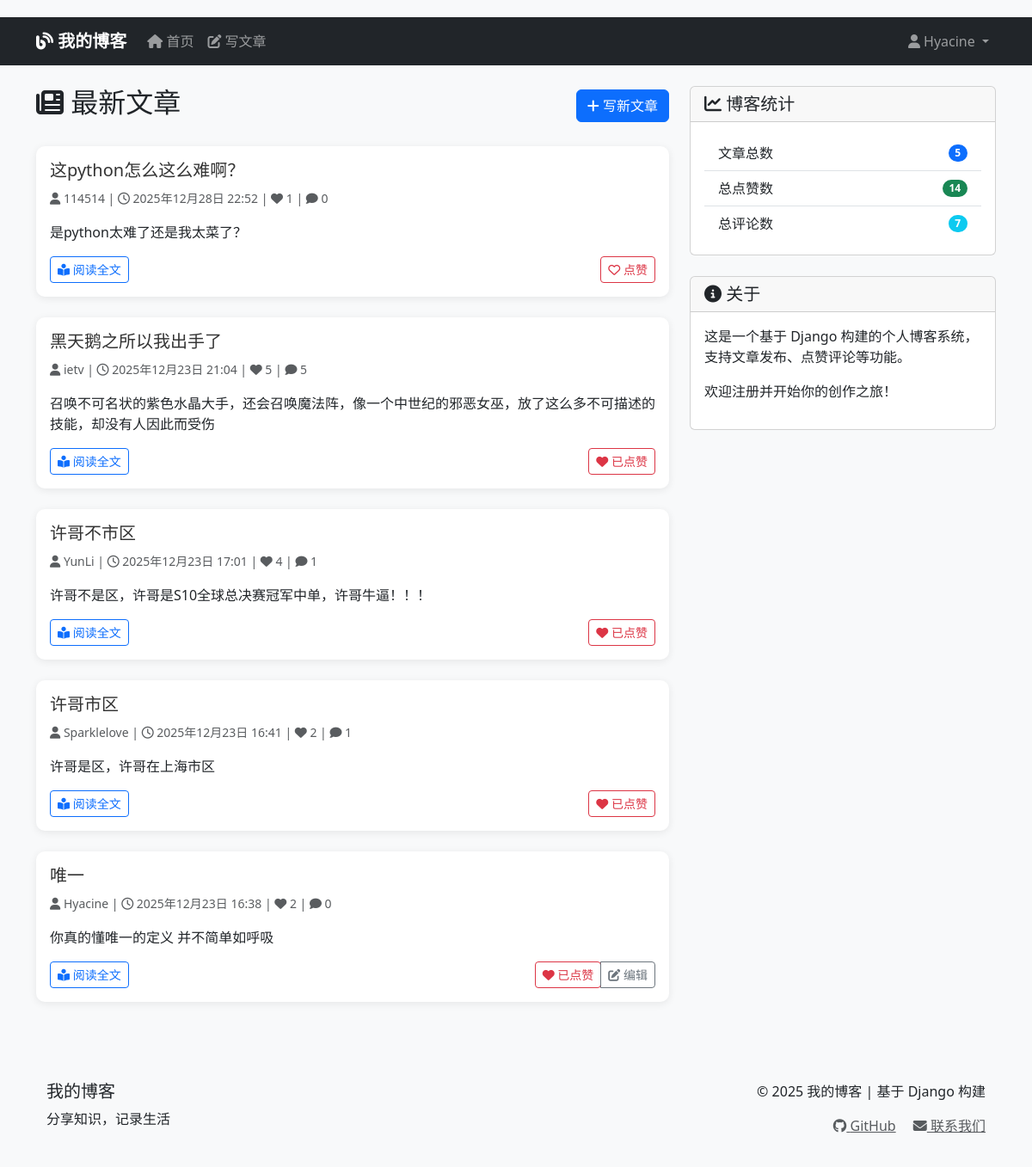
The app's page / (signed in) with its own data.
### blogs/models.py (models this page shows, shortened)
class BlogPost(models.Model):
    title = models.CharField(max_length=200)
    content = models.TextField()
    owner = models.ForeignKey(User, on_delete=models.CASCADE)
    date_added = models.DateTimeField(auto_now_add=True)
    likes_count = models.PositiveIntegerField(default=0)
    def user_has_liked(self, user):
        if not user.is_authenticated:
            return False
        if not hasattr(user, 'id') or user.id is None:
            return False
        return self.likes.filter(user=user).exists()

### blogs/views.py (the view)
# urls.py: path('', views.index, name='index'),
def index(request):
    from django.db.models import Count
    posts = BlogPost.objects.annotate(
        comment_count=Count('comments')
    ).order_by('-date_added')
    for post in posts:
        if request.user.is_authenticated:
            try:
                post.user_has_liked = post.user_has_liked(request.user)
            except Exception:
                post.user_has_liked = False
        else:
            post.user_has_liked = False
    total_posts = posts.count()
    from django.db.models import Sum
    total_likes = posts.aggregate(total=Sum('likes_count'))['total'] or 0
    total_comments = posts.aggregate(total=Sum('comment_count'))['total'] or 0
    context = {
        'posts': posts,
        'total_posts': total_posts,
        'total_likes': total_likes,
        'total_comments': total_comments,
    }
    return render(request, 'blogs/index.html', context)

### blogs/templates/blogs/index.html (shortened to what this page needs)
{% extends 'blogs/base.html' %}
{% block content %}
<div class="row">
    <div class="col-md-8">
        <div class="d-flex justify-content-between align-items-center mb-4">
            <h2><i class="fas fa-newspaper"></i> 最新文章</h2>
            {% if user.is_authenticated %}
            <a href="{% url 'blogs:new_post' %}" class="btn btn-primary">
                <i class="fas fa-plus"></i> 写新文章
            </a>
            {% endif %}
        </div>
        {% for post in posts %}
        <div class="card post-card mb-4">
            <div class="card-body">
                <h5 class="card-title">
                    <a href="{% url 'blogs:post_detail' post.id %}" class="text-decoration-none">
                        {{ post.title }}
                    </a>
                </h5>
                <div class="card-text mb-3">
                    <p class="text-muted">
                        <small>
                            <i class="fas fa-user"></i> {{ post.owner.username }} |
                            <i class="far fa-clock"></i> {{ post.date_added|date:"Y年m月d日 H:i" }} |
                            <i class="fas fa-heart"></i> <span id="likes-count-{{ post.id }}">{{ post.likes_count|default:0 }}</span> |
                            <i class="fas fa-comment"></i> {{ post.comment_count|default:0 }}
                        </small>
                    </p>
                    <p class="card-text">{{ post.content|striptags|truncatechars:200 }}</p>
                </div>
                <div class="d-flex justify-content-between align-items-center">
                    <a href="{% url 'blogs:post_detail' post.id %}" class="btn btn-outline-primary btn-sm">
                        <i class="fas fa-book-reader"></i> 阅读全文
                    </a>
                    <div class="btn-group" role="group">
                        {% if user.is_authenticated %}
                        <form method="post" action="{% url 'blogs:toggle_like' post.id %}"
                              class="like-form d-inline" data-post-id="{{ post.id }}">
                            <button type="submit" class="btn btn-outline-danger btn-sm">
                                {% if post.user_has_liked %}
                                    <i class="fas fa-heart"></i> 已点赞
                                {% else %}
                                    <i class="far fa-heart"></i> 点赞
                                {% endif %}
                            </button>
                        </form>
                        {% endif %}
                        {% if user.is_authenticated and user == post.owner %}
                        <a href="{% url 'blogs:edit_post' post.id %}" class="btn btn-outline-secondary btn-sm">
                            <i class="fas fa-edit"></i> 编辑
                        </a>
                        {% endif %}
                    </div>
                </div>
            </div>
        </div>
        {% endfor %}
    </div>
<div class="col-md-4">
    <div class="card mb-4">
        <div class="card-header">
            <h5 class="mb-0"><i class="fas fa-chart-line"></i> 博客统计</h5>
        </div>
        <div class="card-body">
            <ul class="list-group list-group-flush">
                <li class="list-group-item d-flex justify-content-between align-items-center">
                    文章总数
                    <span class="badge bg-primary rounded-pill">{{ total_posts }}</span>
                </li>
                <li class="list-group-item d-flex justify-content-between align-items-center">
                    总点赞数
                    <span class="badge bg-success rounded-pill">{{ total_likes }}</span>
                </li>
                <li class="list-group-item d-flex justify-content-between align-items-center">
                    总评论数
                    <span class="badge bg-info rounded-pill">{{ total_comments }}</span>
                </li>
            </ul>
        </div>
    </div>
    <div class="card">
        <div class="card-header">
            <h5 class="mb-0"><i class="fas fa-info-circle"></i> 关于</h5>
        </div>
        <div class="card-body">
            <p>这是一个基于 Django 构建的个人博客系统，支持文章发布、点赞评论等功能。</p>
            <p>欢迎注册并开始你的创作之旅！</p>
        </div>
    </div>
</div>
{% endblock %}

### blogs/templates/blogs/base.html (shortened to what this page needs)
<!DOCTYPE html>
<html lang="zh-cn">
<head>
    <link href="https://cdn.jsdelivr.net/npm/bootstrap@5.3.0/dist/css/bootstrap.min.css" rel="stylesheet">
    <link rel="stylesheet" href="https://cdnjs.cloudflare.com/ajax/libs/font-awesome/6.4.0/css/all.min.css">
</head>
<body>
    <nav class="navbar navbar-expand-lg navbar-dark bg-dark">
        <div class="container">
            <a class="navbar-brand" href="{% url 'blogs:index' %}">
                <i class="fas fa-blog"></i> 我的博客
            </a>
            <div class="collapse navbar-collapse" id="navbarNav">
                <ul class="navbar-nav me-auto">
                    <li class="nav-item">
                        <a class="nav-link" href="{% url 'blogs:index' %}">
                            <i class="fas fa-home"></i> 首页
                        </a>
                    </li>
                    <li class="nav-item">
                        <a class="nav-link" href="{% url 'blogs:new_post' %}">
                            <i class="fas fa-edit"></i> 写文章
                        </a>
                    </li>
                </ul>
                <ul class="navbar-nav">
                    {% if user.is_authenticated %}
                    <li class="nav-item dropdown">
                        <a class="nav-link dropdown-toggle" href="#" id="userDropdown" role="button"
                           data-bs-toggle="dropdown" aria-expanded="false">
                            <i class="fas fa-user"></i> {{ user.username }}
                        </a>
                    </li>
                    {% endif %}
                </ul>
            </div>
        </div>
    </nav>
    <div class="container mt-4">
        {% block content %}{% endblock %}
    </div>
    <footer class="mt-5">
        <div class="container">
            <div class="row">
                <div class="col-md-6">
                    <h5>我的博客</h5>
                    <p>分享知识，记录生活</p>
                </div>
                <div class="col-md-6 text-end">
                    <p>&copy; 2025 我的博客 | 基于 Django 构建</p>
                    <p>
                        <a href="#" class="text-muted me-3"><i class="fab fa-github"></i> GitHub</a>
                        <a href="#" class="text-muted"><i class="fas fa-envelope"></i> 联系我们</a>
                    </p>
                </div>
            </div>
        </div>
    </footer>
</body>
</html>

### blogs/templates/blogs/base.html (style rules this page uses)
body { padding-top: 20px; background-color: #f8f9fa; }
.navbar-brand { font-weight: bold; }
.post-card { transition: transform 0.2s; margin-bottom: 20px; }
footer { margin-top: 50px; padding: 20px 0; background-color: #f8f9fa; }

### blogs/templates/blogs/index.html (style rules this page uses)
.post-card { border: none; box-shadow: 0 2px 10px rgba(0,0,0,0.08); border-radius: 10px; }
.card-title a { color: #333; transition: color 0.3s; }

### records on screen
BlogPost: title "这python怎么这么难啊？", owner.username "114514", date_added "2025年12月28日 22:52", likes_count "1", comment_count "0", content "是python太难了还是我太菜了？", shows "点赞"
BlogPost: title "黑天鹅之所以我出手了", owner.username "ietv", date_added "2025年12月23日 21:04", likes_count "5", comment_count "5", content "召唤不可名状的紫色水晶大手，还会召唤魔法阵，像一个中世纪的邪恶女巫，放了这么多不可描述的技能，却没有人因此而受伤", shows "已点赞"
BlogPost: title "许哥不市区", owner.username "YunLi", date_added "2025年12月23日 17:01", likes_count "4", comment_count "1", content "许哥不是区，许哥是S10全球总决赛冠军中单，许哥牛逼！！！", shows "已点赞"
BlogPost: title "许哥市区", owner.username "Sparklelove", date_added "2025年12月23日 16:41", likes_count "2", comment_count "1", content "许哥是区，许哥在上海市区", shows "已点赞"
BlogPost: title "唯一", owner.username "Hyacine", date_added "2025年12月23日 16:38", likes_count "2", comment_count "0", content "你真的懂唯一的定义 并不简单如呼吸", shows "已点赞", shows "编辑"

### other values on screen
{{ user.username }} "Hyacine"
{{ total_posts }} "5"
{{ total_likes }} "14"
{{ total_comments }} "7"
